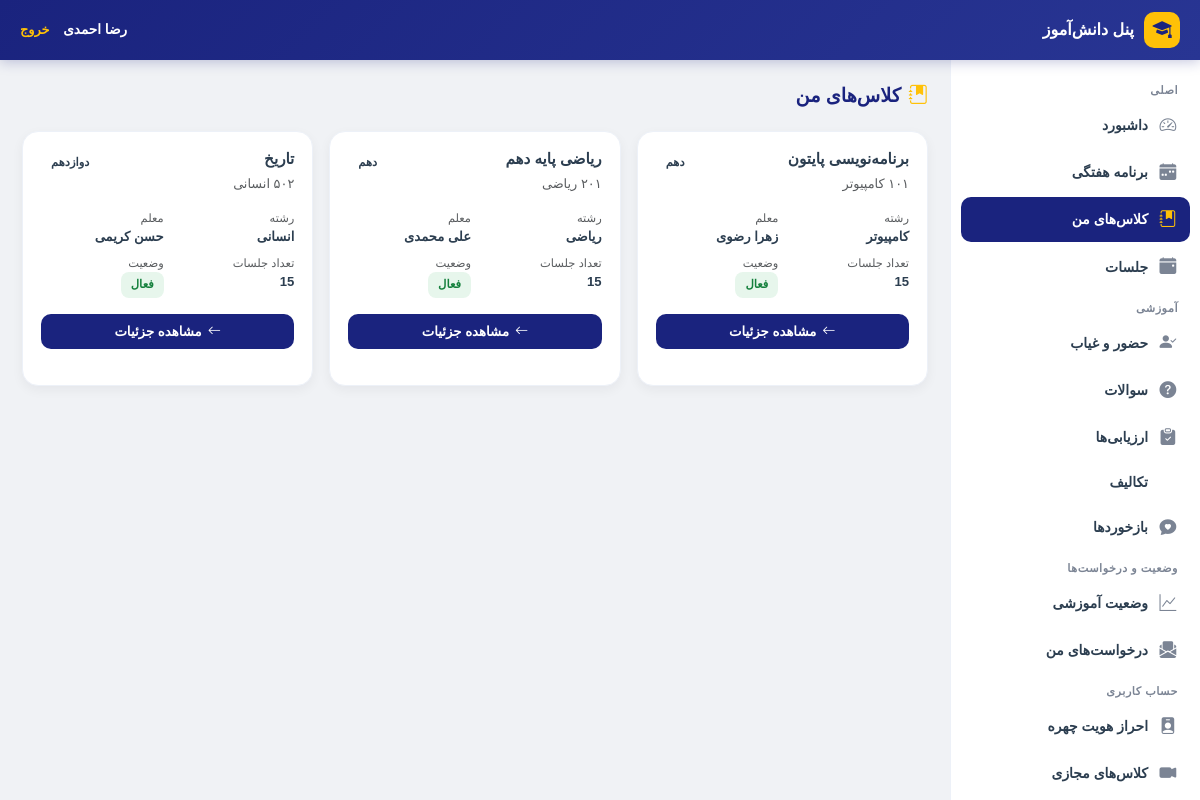
Screenshot of /student/classes/ (signed in) with the database file from the repository.
### accounts/models.py (models this page shows, shortened)
class User(AbstractUser):
    ROLE_CHOICES = (
        ('student', 'دانش آموز'),
        ('teacher', 'معلم'),
        ('assistant', 'معاون'),
        ('principal', 'مدیر مدرسه'),
        ('district_admin', 'مسئول منطقه'),
        ('county_admin', 'مسئول شهرستان'),
        ('province_admin', 'مسئول استان'),
        ('country_admin', 'مسئول کشور'),
    )
    role = models.CharField(max_length=20, choices=ROLE_CHOICES, default='student')
    national_id = models.CharField(
        max_length=10, unique=True, null=True, blank=True,
        verbose_name="کد ملی"
    )
    province = models.ForeignKey(
        'national.Province',
        on_delete=models.SET_NULL,
        null=True, blank=True,
        related_name='admin_users',
        verbose_name="استان اختصاصی (برای مسئول استانی)"
    )
    district = models.ForeignKey(
        'national.District',
        on_delete=models.SET_NULL,
        null=True, blank=True,
        related_name='admin_users',
        verbose_name="منطقه اختصاصی (برای مسئول منطقه)"
    )
    class Meta:
        verbose_name = "کاربر"
        verbose_name_plural = "کاربران"

### dashboard/models.py (models this page shows, shortened)
class Classroom(models.Model):
    GRADE_CHOICES = (
        ('10', 'دهم'),
        ('11', 'یازدهم'),
        ('12', 'دوازدهم'),
    )
    FIELD_CHOICES = (
        ('computer', 'کامپیوتر'),
        ('electrical', 'برق'),
        ('mechanical', 'مکانیک'),
        ('accounting', 'حسابداری'),
        ('math', 'ریاضی'),
        ('experimental', 'تجربی'),
        ('humanities', 'انسانی'),
    )
    name = models.CharField(max_length=100, verbose_name="نام کلاس")
    subject = models.CharField(max_length=100, verbose_name="درس")
    grade = models.CharField(
        max_length=2,
        choices=GRADE_CHOICES,
        default='10',
        verbose_name="پایه تحصیلی"
    )
    field = models.CharField(
        max_length=20,
        choices=FIELD_CHOICES,
        default='math',
        verbose_name="رشته تحصیلی"
    )
    teacher_name = models.CharField(
        max_length=100,
        verbose_name="نام معلم"
    )
    teacher = models.ForeignKey(
        User,
        on_delete=models.SET_NULL,
        null=True,
        blank=True,
        related_name='taught_classes',
        verbose_name="کاربر معلم (اختیاری)"
    )
    students = models.ManyToManyField(
        User,
        related_name='enrolled_classes',
        blank=True,
        verbose_name="دانش‌آموزان"
    )
    school = models.ForeignKey(
        'national.School',
        on_delete=models.SET_NULL,
        null=True,
        blank=True,
        related_name='classrooms',
        verbose_name="مدرسه"
    )
    created_at = models.DateTimeField(auto_now_add=True)
    class Meta:
        verbose_name = "کلاس"
        verbose_name_plural = "کلاس‌ها"

### student/views.py (the view)
# urls.py: path('classes/', views.student_classes, name='classes'),
@student_required
def student_classes(request):
    scope = request.student_scope
    classes = scope.filter_classes().select_related(
        'teacher', 'school'
    ).annotate(
        sessions_count=Count('sessions', distinct=True),
    ).order_by('name')
    context = {
        'title': 'کلاس‌های من',
        'classes': classes,
    }
    return render(request, 'student/classes.html', context)

### student/scope.py (called while the page is built)
    def filter_classes(self, qs=None):
        if qs is None:
            qs = Classroom.objects.all()
        return qs.filter(students=self.student)

### student/templates/student/classes.html (shortened to what this page needs)
{% extends 'student/base_student.html' %}
{% block content %}
<div class="s-page-title">
    <i class="bi bi-journal-bookmark-fill"></i> کلاس‌های من
</div>
{% if classes %}
<div class="row g-3">
    {% for classroom in classes %}
    <div class="col-lg-4 col-md-6">
        <div class="s-card h-100">
            <div class="s-card-body">
                <div class="d-flex align-items-start justify-content-between mb-3">
                    <div>
                        <h6 class="fw-bold mb-1" style="font-size:.95rem;">{{ classroom.subject }}</h6>
                        <small class="text-muted">{{ classroom.name }}</small>
                    </div>
                    <span class="s-badge primary">{{ classroom.get_grade_display }}</span>
                </div>
                <div class="row g-2 mb-3" style="font-size:.82rem;">
                    <div class="col-6">
                        <small class="text-muted d-block">رشته</small>
                        <strong>{{ classroom.get_field_display }}</strong>
                    </div>
                    <div class="col-6">
                        <small class="text-muted d-block">معلم</small>
                        <strong>
                            {% if classroom.teacher %}
                                {{ classroom.teacher.get_full_name|default:classroom.teacher.username }}
                            {% else %}
                                {{ classroom.teacher_name }}
                            {% endif %}
                        </strong>
                    </div>
                    <div class="col-6">
                        <small class="text-muted d-block">تعداد جلسات</small>
                        <strong>{{ classroom.sessions_count|default:"0" }}</strong>
                    </div>
                    <div class="col-6">
                        <small class="text-muted d-block">وضعیت</small>
                        <span class="s-badge success">فعال</span>
                    </div>
                </div>
                <a href="{% url 'student:class_detail' classroom.id %}" class="s-btn s-btn-primary w-100 justify-content-center">
                    <i class="bi bi-arrow-left"></i> مشاهده جزئیات
                </a>
            </div>
        </div>
    </div>
    {% endfor %}
</div>
{% else %}
<div class="s-card">
    <div class="s-card-body">
        {% include "student/components/empty_state.html" with icon="bi-journal-x" title="کلاسی ندارید" message="هنوز در کلاسی ثبت‌نام نشده‌اید." %}
    </div>
</div>
{% endif %}
{% endblock %}

### student/templates/student/base_student.html (shortened to what this page needs)
<!DOCTYPE html>
<html lang="fa" dir="rtl">
<head>
    <link href="https://cdn.jsdelivr.net/npm/bootstrap@5.3.3/dist/css/bootstrap.rtl.min.css" rel="stylesheet">
    <link rel="stylesheet" href="https://cdn.jsdelivr.net/npm/bootstrap-icons@1.11.3/font/bootstrap-icons.min.css">
    <link href="https://cdn.jsdelivr.net/gh/rastikerdar/vazirmatn@v33.003/Vazirmatn-font-face.css" rel="stylesheet">
</head>
<body>
    <header class="s-header">
        <a href="{% url 'student:dashboard' %}" class="s-header-brand">
            <div class="s-header-icon"><i class="bi bi-mortarboard-fill"></i></div>
            <span class="s-header-title">پنل دانش‌آموز</span>
        </a>
        <div class="s-header-user">
            {{ user.get_full_name|default:user.username }}
            <a href="#" onclick="document.getElementById('student-logout-form').submit(); return false;" style="color:var(--s-secondary);margin-right:10px;font-size:.8rem; text-decoration: none;">خروج</a>
        </div>
    </header>
    <aside class="s-sidebar">
        <div class="s-sidebar-label">اصلی</div>
        <a href="{% url 'student:dashboard' %}" class="s-sidebar-item {% if request.resolver_match.url_name == 'dashboard' %}active{% endif %}">
            <i class="bi bi-speedometer2"></i> داشبورد
        </a>
        <a href="{% url 'student:schedule' %}" class="s-sidebar-item {% if request.resolver_match.url_name == 'schedule' %}active{% endif %}">
            <i class="bi bi-calendar-week-fill"></i> برنامه هفتگی
        </a>
        <a href="{% url 'student:classes' %}" class="s-sidebar-item {% if 'class' in request.resolver_match.url_name %}active{% endif %}">
            <i class="bi bi-journal-bookmark-fill"></i> کلاس‌های من
        </a>
        <a href="{% url 'student:sessions' %}" class="s-sidebar-item {% if 'session' in request.resolver_match.url_name %}active{% endif %}">
            <i class="bi bi-calendar-event-fill"></i> جلسات
        </a>
        <div class="s-sidebar-label">آموزشی</div>
        <a href="{% url 'student:attendance' %}" class="s-sidebar-item {% if 'attendance' in request.resolver_match.url_name %}active{% endif %}">
            <i class="bi bi-person-check-fill"></i> حضور و غیاب
        </a>
        <a href="{% url 'student:questions' %}" class="s-sidebar-item {% if 'question' in request.resolver_match.url_name %}active{% endif %}">
            <i class="bi bi-question-circle-fill"></i> سوالات
        </a>
        <a href="{% url 'student:assessments' %}" class="s-sidebar-item {% if 'assessment' in request.resolver_match.url_name %}active{% endif %}">
            <i class="bi bi-clipboard-check-fill"></i> ارزیابی‌ها
        </a>
        <a href="{% url 'student:homeworks' %}" class="s-sidebar-item {% if 'homework' in request.resolver_match.url_name %}active{% endif %}">
             تکالیف
        </a>
        <a href="{% url 'student:feedback' %}" class="s-sidebar-item {% if 'feedback' in request.resolver_match.url_name %}active{% endif %}">
            <i class="bi bi-chat-heart-fill"></i> بازخوردها
        </a>
        <div class="s-sidebar-label">وضعیت و درخواست‌ها</div>
        <a href="{% url 'student:status' %}" class="s-sidebar-item {% if 'status' in request.resolver_match.url_name %}active{% endif %}">
            <i class="bi bi-graph-up"></i> وضعیت آموزشی
        </a>
        <a href="{% url 'student:requests' %}" class="s-sidebar-item {% if 'request' in request.resolver_match.url_name %}active{% endif %}">
            <i class="bi bi-envelope-paper-fill"></i> درخواست‌های من
        </a>
        <div class="s-sidebar-label">حساب کاربری</div>
        <a href="{% url 'student:face' %}" class="s-sidebar-item {% if 'face' in request.resolver_match.url_name %}active{% endif %}">
            <i class="bi bi-person-badge-fill"></i> احراز هویت چهره
        </a>
        <a href="{% url 'student:virtual_classes' %}" class="s-sidebar-item {% if 'virtual' in request.resolver_match.url_name %}active{% endif %}">
            <i class="bi bi-camera-video-fill"></i> کلاس‌های مجازی
        </a>
    </aside>
    <main class="s-main">
        {% block content %}{% endblock %}
    </main>
</body>
</html>

### student/templates/student/base_student.html (style rules this page uses)
:root { --s-primary: #1a237e; --s-primary-light: #283593; --s-secondary: #ffc107; --s-success: #16a34a; --s-danger: #dc2626; --s-warning: #d97706; --s-info: #0284c7; --s-purple: #7c3aed; --s-text: #2c3e50; --s-muted: #7b8494; --s-bg: #f0f2f5; --s-card: #ffffff; --s-border: #edf1f8; --s-shadow: 0 4px 12px rgba(15,23,42,.05); --s-radius: 16px; }
* { margin: 0; padding: 0; box-sizing: border-box; }
body { font-family: 'Vazirmatn', Tahoma, sans-serif; background: var(--s-bg); color: var(--s-text); font-size: 0.92rem; }
.s-header { background: linear-gradient(135deg, var(--s-primary), var(--s-primary-light)); height: 60px; display: flex; align-items: center; padding: 0 20px; position: fixed; top: 0; right: 0; left: 0; z-index: 1000; box-shadow: 0 2px 12px rgba(26,35,126,.25); }
.s-header-brand { display: flex; align-items: center; gap: 10px; color: #fff; text-decoration: none; }
.s-header-icon { width: 36px; height: 36px; background: var(--s-secondary); border-radius: 10px; display: flex; align-items: center; justify-content: center; font-size: 1.2rem; color: var(--s-primary); }
.s-header-title { font-weight: 800; font-size: 1rem; color: #fff; }
.s-header-user { margin-right: auto; color: #fff; font-size: .85rem; font-weight: 600; }
.s-sidebar { position: fixed; top: 60px; right: 0; width: 250px; height: calc(100vh - 60px); background: var(--s-card); border-left: 1px solid var(--s-border); overflow-y: auto; z-index: 999; padding: 14px 10px; }
.s-sidebar-item { display: flex; align-items: center; gap: 10px; padding: 10px 12px; border-radius: 10px; color: var(--s-text); text-decoration: none; font-size: .87rem; font-weight: 600; transition: all .2s; margin-bottom: 2px; }
.s-sidebar-item i { font-size: 1.05rem; width: 20px; text-align: center; color: var(--s-muted); }
.s-sidebar-item.active { background: var(--s-primary); color: #fff; }
.s-sidebar-item.active i { color: var(--s-secondary); }
.s-sidebar-label { font-size: .7rem; font-weight: 800; color: var(--s-muted); padding: 8px 12px 4px; letter-spacing: .5px; }
.s-main { margin-top: 60px; margin-right: 250px; padding: 22px; min-height: calc(100vh - 60px); }
.s-card { background: var(--s-card); border-radius: var(--s-radius); border: 1px solid var(--s-border); box-shadow: var(--s-shadow); overflow: hidden; margin-bottom: 18px; }
.s-card-body { padding: 18px; }
.s-badge { display: inline-flex; align-items: center; gap: 4px; padding: 4px 10px; border-radius: 8px; font-size: .72rem; font-weight: 800; }
.s-badge.success { background: rgba(22,163,74,.1); color: #15803d; }
.s-btn { display: inline-flex; align-items: center; gap: 6px; padding: 8px 16px; border-radius: 10px; font-weight: 700; font-size: .83rem; border: none; cursor: pointer; transition: all .2s; text-decoration: none; }
.s-btn-primary { background: var(--s-primary); color: #fff; }
.s-page-title { font-size: 1.2rem; font-weight: 900; color: var(--s-primary); display: flex; align-items: center; gap: 8px; margin-bottom: 20px; }
.s-page-title i { color: var(--s-secondary); }

### rows the page displays
User: get_full_name "رضا احمدی"
Classroom: subject "برنامه‌نویسی پایتون", name "۱۰۱ کامپیوتر", grade "دهم", field "کامپیوتر", teacher.get_full_name "زهرا رضوی", sessions_count "15"
Classroom: subject "ریاضی پایه دهم", name "۲۰۱ ریاضی", grade "دهم", field "ریاضی", teacher.get_full_name "علی محمدی", sessions_count "15"
Classroom: subject "تاریخ", name "۵۰۲ انسانی", grade "دوازدهم", field "انسانی", teacher.get_full_name "حسن کریمی", sessions_count "15"
